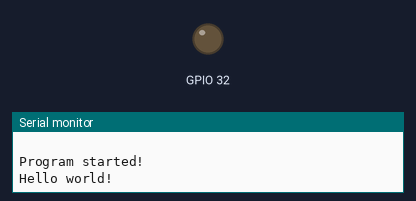
Simulated run of this program. Board: ESP32. On the bench: output pins drawn as LEDs (lit = HIGH), the last lines printed to the serial monitor.

Above: at 1.5 s.
At 11.5 s:
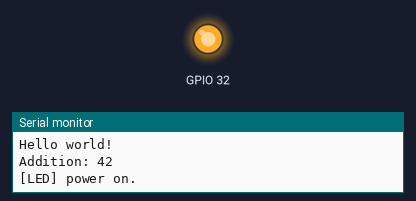
Timing chart, 0 to 12.7 s (numbered marks = the images above):
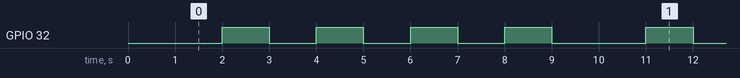

The program:

main.cpp
```cpp
#ifndef UNIT_TEST // disable program main loop while unit testing in progress

#include <Arduino.h>
#include "calculator.h"
#include "secrets.h"
#include "led.h"
#include "wifi.h"

Calculator calc;
LED led(32);
Wifi wifi;

void setup()
{
  delay(1000);

  Serial.begin(9600);
  Serial.println("Program started!");

  // wifi.connect(WIFI_SSID, WIFI_PASS);
}

void loop()
{
  Serial.println("Hello world!");

  delay(1000);

  Serial.print("Addition: ");
  Serial.println(calc.add(25, 17));

  led.blink(1000);

  Serial.print("Subtraction: ");
  Serial.println(calc.sub(10, 3));

  led.blink(1000);

  Serial.print("Multiplication: ");
  Serial.println(calc.mul(3, 3));

  led.blink(1000);

  Serial.print("Division: ");
  Serial.println(calc.div(100, 3));

  led.blink(1000);
}

#endif
```

secrets.h
```cpp
// WiFi credentials.
const char *WIFI_SSID = "";
const char *WIFI_PASS = "";
```

Measured:
- by itself, GPIO 32: repeats every 9.0 s: 3 × (LOW 1.0 s, HIGH 1.0 s), LOW 2.0 s, HIGH 1.0 s
- by itself, everything shown: repeats every 9.0 s, in 8 steps
